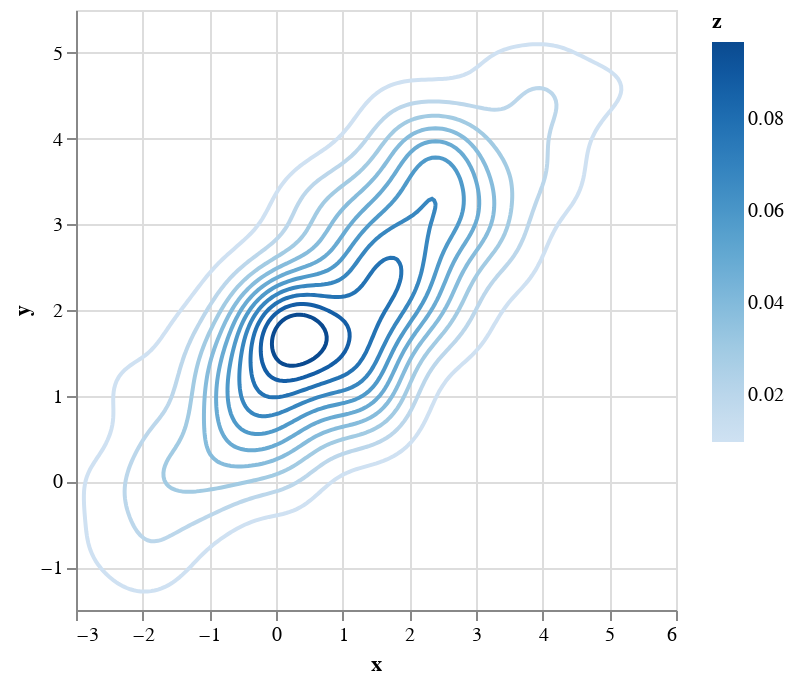

Notebook cell for this chart:
### Code cell
contourplot(samples)

### Figure 1 — Vega-Lite specification as saved in the notebook (floating-point values rounded to 4 significant figures; data arrays with more than 128 entries replaced by an {"elided": "..."} marker saying what was removed)
{"data": {"values": {"elided": "3028 records"}}, "encoding": {"color": {"field": "z", "type": "quantitative"}, "detail": {"field": "group", "type": "quantitative"}, "order": {"field": "row", "type": "quantitative"}, "x": {"field": "x", "type": "quantitative"}, "y": {"field": "y", "type": "quantitative"}}, "mark": "line"}
